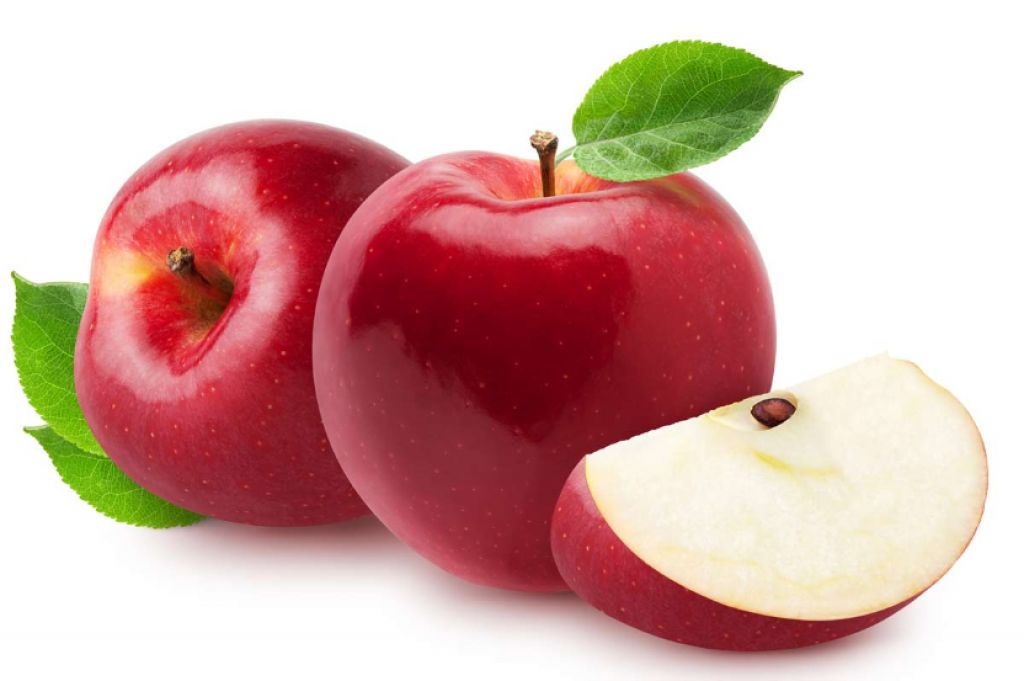
#> input picture 1 Parcial/Practica3/Procesamiento de Imagenesdave/Programas/Manzana.jpg, 1024 x 681 px
$ python ocv4.py
#> lines starting #> are read from the running program, lines starting #| are printed output that depends on the picture
import cv2
import numpy as np
import matplotlib.pyplot as plt

imagen = cv2.imread('Manzana.jpg',0)   #0 porque es en niveles de gris
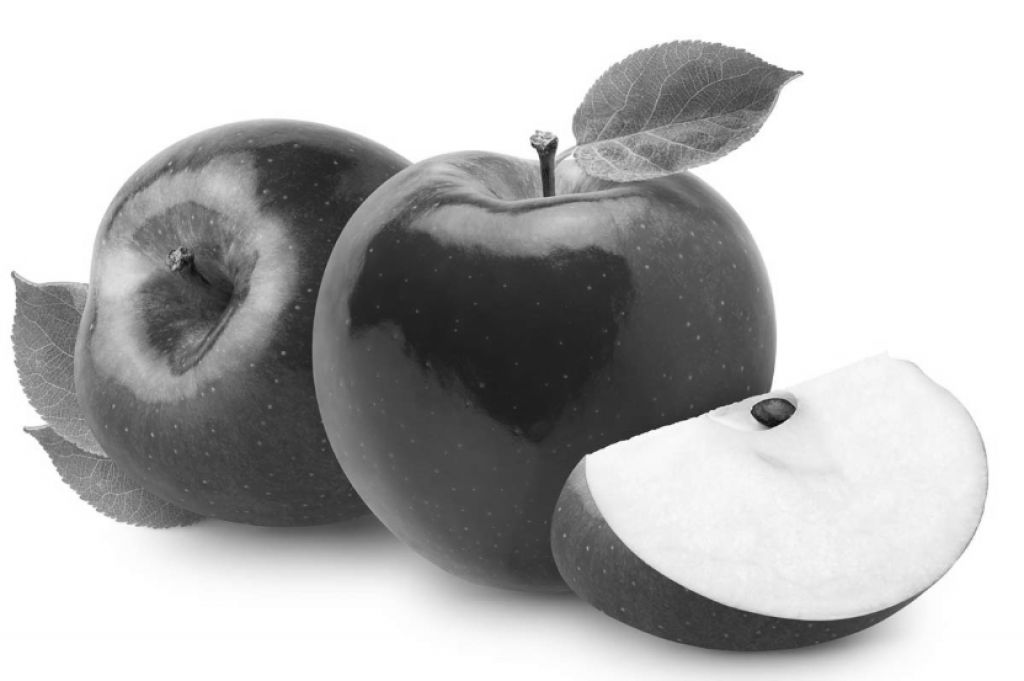
#> imagen: shape (681, 1024); min 7, max 255, mean 183

cv2.imshow("Chicago", imagen)
print( imagen.shape )
#| (681, 1024)
cv2.waitKey()

#OPENCV   40x
hist = cv2.calcHist([imagen],[0], None, [256], [0,256])
#> hist = 256 values, max 257503 at index 255, min 0 at index 0, mean 2724
#cv2.calcHist( imagen, canales, mask, tamHist, rangos[] )
#canales: [0] gris - [0],[1],[2] color
#mask: "None histograma de toda la imagen, o mask para una región
#tamHist: Nivel [256]
#rango: [0,256]

print("Hist: ", hist.shape)
#| Hist:  (256, 1)
#print(hist)

plt.figure(1)
plt.subplot(221)
plt.plot( hist)
plt.title("Histograma OpenCV (calcHist)")

plt.subplot(222)
plt.hist(imagen.ravel(), 256, [0,256])
plt.title("Histograma Matplotlib (hist)")
#plt.show()

histNP, bins = np.histogram(imagen.ravel(), 256, [0,256])  #1x
#> histNP has the same summary as hist; bins = 257 values from 0 to 256
plt.subplot(223)
plt.plot(histNP)
plt.title("Histograma Numpy (histogram)")

histNP2 = np.bincount(imagen.ravel(), minlength=256)    #10x
#> histNP2 has the same summary as hist
plt.subplot(224)
plt.plot(histNP2)
plt.title("Histograma Numpy (bincount)")
plt.show()
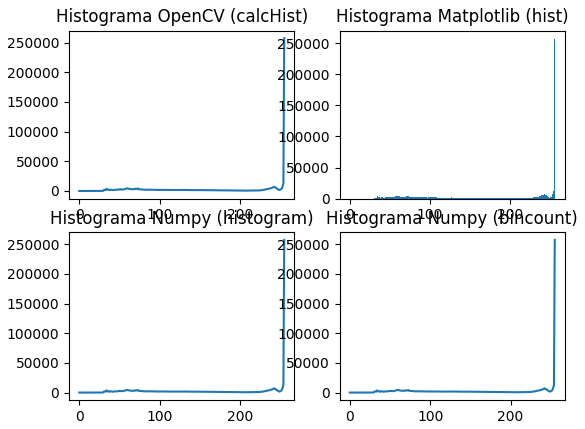
#> figure drawn by matplotlib, 4 panels; panel 1: curve peaks at x = 255, y = 257503; panel 2: tallest bar 257503 high, from x = 255 to 256; panel 3: curve peaks at x = 255, y = 257503; panel 4: curve peaks at x = 255, y = 257503


cv2.destroyAllWindows()

$ run again, with 1 Parcial/Practica3/Procesamiento de Imagenesdave/Programas/Paisaje.jpg copied over 1 Parcial/Practica3/Procesamiento de Imagenesdave/Programas/Manzana.jpg
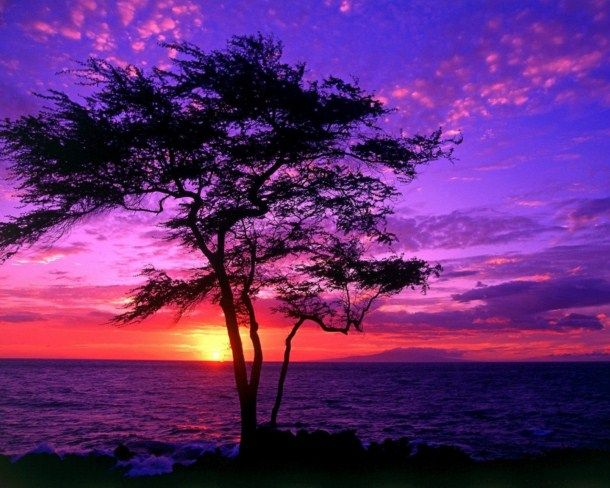
#> input picture 1 Parcial/Practica3/Procesamiento de Imagenesdave/Programas/Paisaje.jpg, 610 x 488 px
#> `imagen = cv2.imread('Manzana.jpg',0)`:
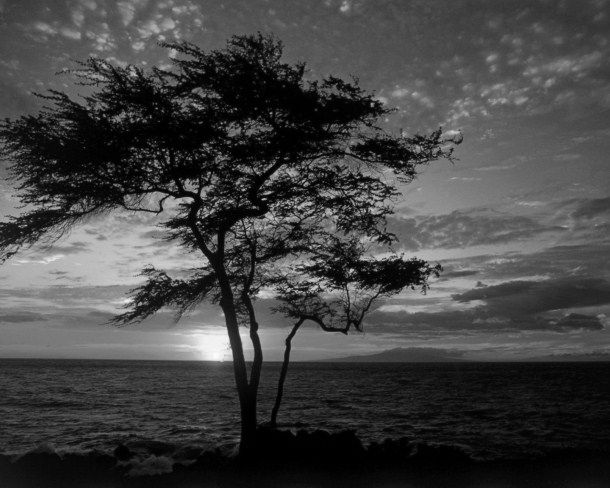
#> imagen: shape (488, 610); min 0, max 255, mean 67.3
#| (488, 610)
#> hist = 256 values, max 7726 at index 0, min 0 at index 253, mean 1162.8
#| Hist:  (256, 1)
#> histNP has the same summary as hist; bins = 257 values from 0 to 256
#> histNP2 has the same summary as hist
#> `plt.show()`:
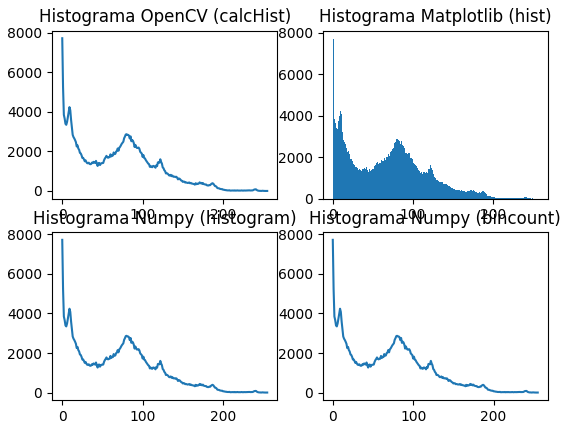
#> figure drawn by matplotlib, 4 panels; panel 1: curve peaks at x = 0, y = 7726; panel 2: tallest bar 7726 high, from x = 0 to 1; panel 3: curve peaks at x = 0, y = 7726; panel 4: curve peaks at x = 0, y = 7726

$ run again, with 1 Parcial/Practica3/Procesamiento de Imagenesdave/Programas/ima2.jpg copied over 1 Parcial/Practica3/Procesamiento de Imagenesdave/Programas/Manzana.jpg
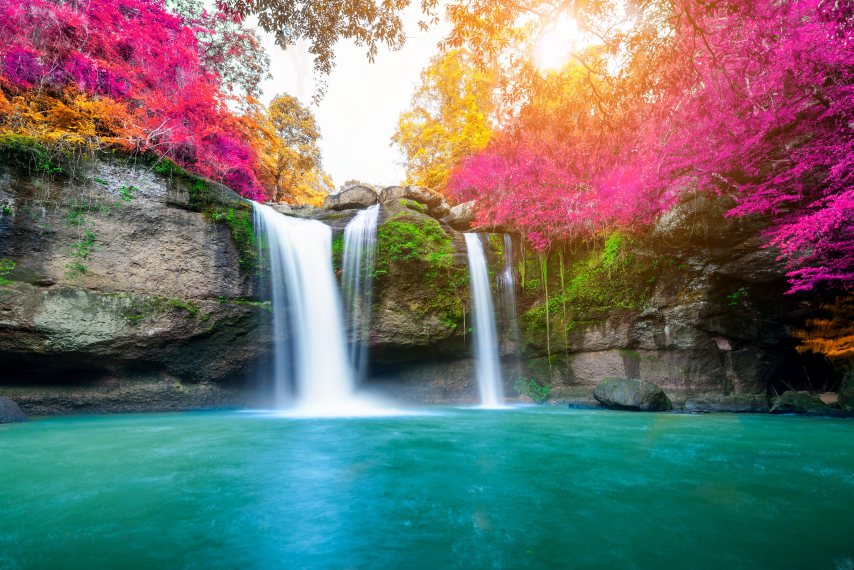
#> input picture 1 Parcial/Practica3/Procesamiento de Imagenesdave/Programas/ima2.jpg, 2560 x 1709 px (shown at 1/3 size)
#> `imagen = cv2.imread('Manzana.jpg',0)`:
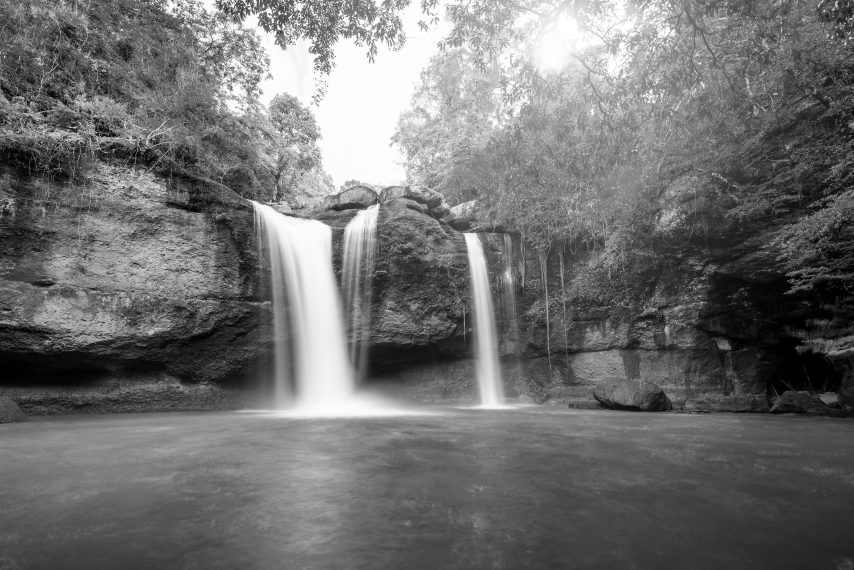
#> imagen: shape (1709, 2560) (shown at 1/3 size); min 0, max 255, mean 112.4
#| (1709, 2560)
#> hist = 256 values, max 84493 at index 253, min 4725 at index 226, mean 17090
#| Hist:  (256, 1)
#> histNP has the same summary as hist; bins = 257 values from 0 to 256
#> histNP2 has the same summary as hist
#> `plt.show()`:
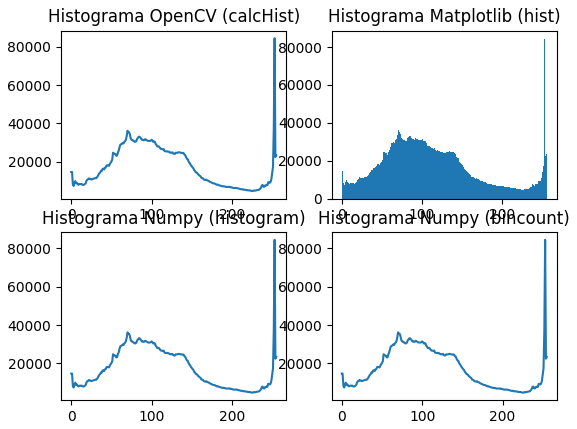
#> figure drawn by matplotlib, 4 panels; panel 1: curve peaks at x = 253, y = 84493; panel 2: tallest bar 84493 high, from x = 253 to 254; panel 3: curve peaks at x = 253, y = 84493; panel 4: curve peaks at x = 253, y = 84493
